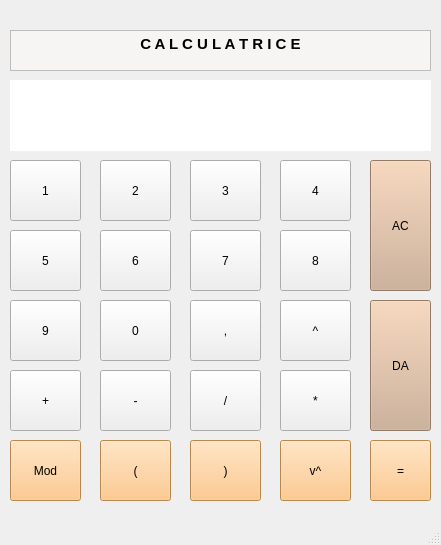
<?xml version="1.0" encoding="UTF-8"?>
<ui version="4.0">
 <class>MainWindow</class>
 <widget class="QMainWindow" name="MainWindow">
  <property name="enabled">
   <bool>true</bool>
  </property>
  <property name="geometry">
   <rect>
    <x>0</x>
    <y>0</y>
    <width>441</width>
    <height>545</height>
   </rect>
  </property>
  <property name="minimumSize">
   <size>
    <width>430</width>
    <height>300</height>
   </size>
  </property>
  <property name="maximumSize">
   <size>
    <width>800</width>
    <height>600</height>
   </size>
  </property>
  <property name="windowTitle">
   <string>MainWindow</string>
  </property>
  <widget class="QWidget" name="centralwidget">
   <widget class="QPushButton" name="n6">
    <property name="geometry">
     <rect>
      <x>100</x>
      <y>230</y>
      <width>71</width>
      <height>61</height>
     </rect>
    </property>
    <property name="text">
     <string>6</string>
    </property>
   </widget>
   <widget class="QPushButton" name="n5">
    <property name="geometry">
     <rect>
      <x>10</x>
      <y>230</y>
      <width>71</width>
      <height>61</height>
     </rect>
    </property>
    <property name="text">
     <string>5</string>
    </property>
   </widget>
   <widget class="QPushButton" name="nf">
    <property name="geometry">
     <rect>
      <x>280</x>
      <y>370</y>
      <width>71</width>
      <height>61</height>
     </rect>
    </property>
    <property name="text">
     <string>*</string>
    </property>
   </widget>
   <widget class="QPushButton" name="n4">
    <property name="geometry">
     <rect>
      <x>280</x>
      <y>160</y>
      <width>71</width>
      <height>61</height>
     </rect>
    </property>
    <property name="text">
     <string>4</string>
    </property>
   </widget>
   <widget class="QPushButton" name="n8">
    <property name="geometry">
     <rect>
      <x>280</x>
      <y>230</y>
      <width>71</width>
      <height>61</height>
     </rect>
    </property>
    <property name="text">
     <string>8</string>
    </property>
   </widget>
   <widget class="QPushButton" name="nm">
    <property name="geometry">
     <rect>
      <x>100</x>
      <y>370</y>
      <width>71</width>
      <height>61</height>
     </rect>
    </property>
    <property name="text">
     <string>-</string>
    </property>
   </widget>
   <widget class="QPushButton" name="n7">
    <property name="geometry">
     <rect>
      <x>190</x>
      <y>230</y>
      <width>71</width>
      <height>61</height>
     </rect>
    </property>
    <property name="text">
     <string>7</string>
    </property>
   </widget>
   <widget class="QPushButton" name="n9">
    <property name="geometry">
     <rect>
      <x>10</x>
      <y>300</y>
      <width>71</width>
      <height>61</height>
     </rect>
    </property>
    <property name="text">
     <string>9</string>
    </property>
   </widget>
   <widget class="QPushButton" name="n3">
    <property name="geometry">
     <rect>
      <x>190</x>
      <y>160</y>
      <width>71</width>
      <height>61</height>
     </rect>
    </property>
    <property name="text">
     <string>3</string>
    </property>
   </widget>
   <widget class="QPushButton" name="n1">
    <property name="geometry">
     <rect>
      <x>10</x>
      <y>160</y>
      <width>71</width>
      <height>61</height>
     </rect>
    </property>
    <property name="text">
     <string>1</string>
    </property>
   </widget>
   <widget class="QPushButton" name="nv">
    <property name="geometry">
     <rect>
      <x>190</x>
      <y>300</y>
      <width>71</width>
      <height>61</height>
     </rect>
    </property>
    <property name="text">
     <string>,</string>
    </property>
   </widget>
   <widget class="QPushButton" name="n0">
    <property name="geometry">
     <rect>
      <x>100</x>
      <y>300</y>
      <width>71</width>
      <height>61</height>
     </rect>
    </property>
    <property name="text">
     <string>0</string>
    </property>
   </widget>
   <widget class="QPushButton" name="nd">
    <property name="geometry">
     <rect>
      <x>190</x>
      <y>370</y>
      <width>71</width>
      <height>61</height>
     </rect>
    </property>
    <property name="text">
     <string>/</string>
    </property>
   </widget>
   <widget class="QPushButton" name="np">
    <property name="geometry">
     <rect>
      <x>10</x>
      <y>370</y>
      <width>71</width>
      <height>61</height>
     </rect>
    </property>
    <property name="text">
     <string>+</string>
    </property>
   </widget>
   <widget class="QPushButton" name="n2">
    <property name="geometry">
     <rect>
      <x>100</x>
      <y>160</y>
      <width>71</width>
      <height>61</height>
     </rect>
    </property>
    <property name="text">
     <string>2</string>
    </property>
   </widget>
   <widget class="QPushButton" name="npui">
    <property name="geometry">
     <rect>
      <x>280</x>
      <y>300</y>
      <width>71</width>
      <height>61</height>
     </rect>
    </property>
    <property name="text">
     <string>^</string>
    </property>
   </widget>
   <widget class="QTextEdit" name="textEdit_2">
    <property name="geometry">
     <rect>
      <x>10</x>
      <y>30</y>
      <width>421</width>
      <height>41</height>
     </rect>
    </property>
    <property name="styleSheet">
     <string notr="true">background-color: rgb(222, 221, 218);
background-color: rgb(246, 245, 244);
background-color: rgb(246, 245, 244);</string>
    </property>
    <property name="html">
     <string>&lt;!DOCTYPE HTML PUBLIC &quot;-//W3C//DTD HTML 4.0//EN&quot; &quot;http://www.w3.org/TR/REC-html40/strict.dtd&quot;&gt;
&lt;html&gt;&lt;head&gt;&lt;meta name=&quot;qrichtext&quot; content=&quot;1&quot; /&gt;&lt;style type=&quot;text/css&quot;&gt;
p, li { white-space: pre-wrap; }
&lt;/style&gt;&lt;/head&gt;&lt;body style=&quot; font-family:'Ubuntu'; font-size:11pt; font-weight:400; font-style:normal;&quot;&gt;
&lt;p align=&quot;center&quot; style=&quot; margin-top:0px; margin-bottom:0px; margin-left:0px; margin-right:0px; -qt-block-indent:0; text-indent:0px;&quot;&gt;&lt;span style=&quot; font-weight:600;&quot;&gt;C A L C U L A T R I C E&lt;/span&gt;&lt;/p&gt;&lt;/body&gt;&lt;/html&gt;</string>
    </property>
   </widget>
   <widget class="QPushButton" name="Ac">
    <property name="geometry">
     <rect>
      <x>370</x>
      <y>160</y>
      <width>61</width>
      <height>131</height>
     </rect>
    </property>
    <property name="styleSheet">
     <string notr="true">background-color: rgb(205, 171, 143);</string>
    </property>
    <property name="text">
     <string>AC</string>
    </property>
   </widget>
   <widget class="QPushButton" name="Dc">
    <property name="geometry">
     <rect>
      <x>370</x>
      <y>300</y>
      <width>61</width>
      <height>131</height>
     </rect>
    </property>
    <property name="styleSheet">
     <string notr="true">background-color: rgb(205, 171, 143);</string>
    </property>
    <property name="text">
     <string>DA</string>
    </property>
   </widget>
   <widget class="QPushButton" name="npf">
    <property name="geometry">
     <rect>
      <x>190</x>
      <y>440</y>
      <width>71</width>
      <height>61</height>
     </rect>
    </property>
    <property name="styleSheet">
     <string notr="true">background-color: rgb(255, 190, 111);</string>
    </property>
    <property name="text">
     <string>)</string>
    </property>
   </widget>
   <widget class="QPushButton" name="nr">
    <property name="geometry">
     <rect>
      <x>280</x>
      <y>440</y>
      <width>71</width>
      <height>61</height>
     </rect>
    </property>
    <property name="styleSheet">
     <string notr="true">background-color: rgb(255, 190, 111);</string>
    </property>
    <property name="text">
     <string>v^</string>
    </property>
   </widget>
   <widget class="QPushButton" name="nmo">
    <property name="geometry">
     <rect>
      <x>10</x>
      <y>440</y>
      <width>71</width>
      <height>61</height>
     </rect>
    </property>
    <property name="styleSheet">
     <string notr="true">background-color: rgb(255, 190, 111);</string>
    </property>
    <property name="text">
     <string>Mod</string>
    </property>
   </widget>
   <widget class="QPushButton" name="npo">
    <property name="geometry">
     <rect>
      <x>100</x>
      <y>440</y>
      <width>71</width>
      <height>61</height>
     </rect>
    </property>
    <property name="styleSheet">
     <string notr="true">background-color: rgb(255, 190, 111);</string>
    </property>
    <property name="text">
     <string>(</string>
    </property>
   </widget>
   <widget class="QPushButton" name="neq">
    <property name="geometry">
     <rect>
      <x>370</x>
      <y>440</y>
      <width>61</width>
      <height>61</height>
     </rect>
    </property>
    <property name="styleSheet">
     <string notr="true">background-color: rgb(255, 190, 111);</string>
    </property>
    <property name="text">
     <string>=</string>
    </property>
   </widget>
   <widget class="QTextBrowser" name="input">
    <property name="geometry">
     <rect>
      <x>10</x>
      <y>80</y>
      <width>421</width>
      <height>71</height>
     </rect>
    </property>
    <property name="styleSheet">
     <string notr="true">font: 25 20pt &quot;URW Bookman&quot;;border: none;</string>
    </property>
   </widget>
  </widget>
  <widget class="QMenuBar" name="menubar">
   <property name="geometry">
    <rect>
     <x>0</x>
     <y>0</y>
     <width>441</width>
     <height>22</height>
    </rect>
   </property>
  </widget>
  <widget class="QStatusBar" name="statusbar"/>
 </widget>
 <resources/>
 <connections/>
</ui>
